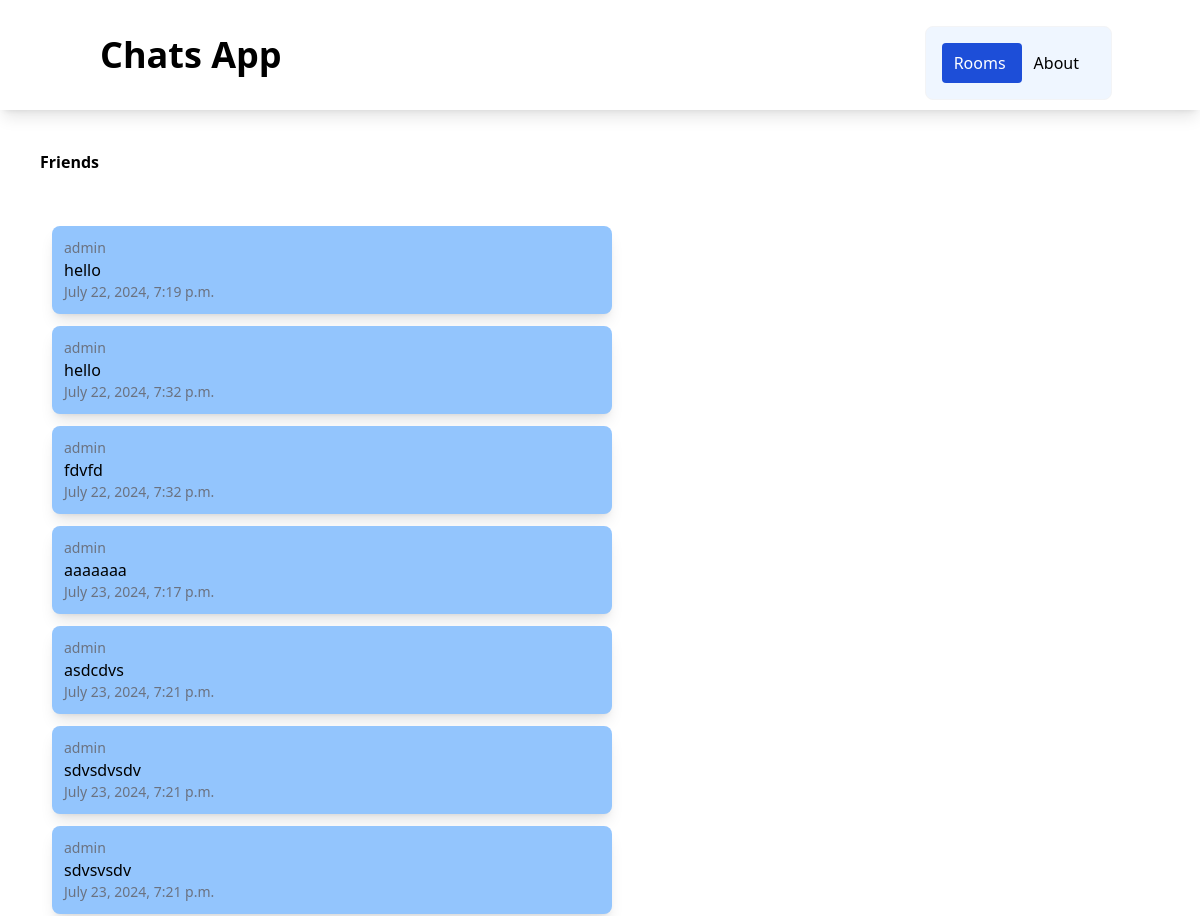
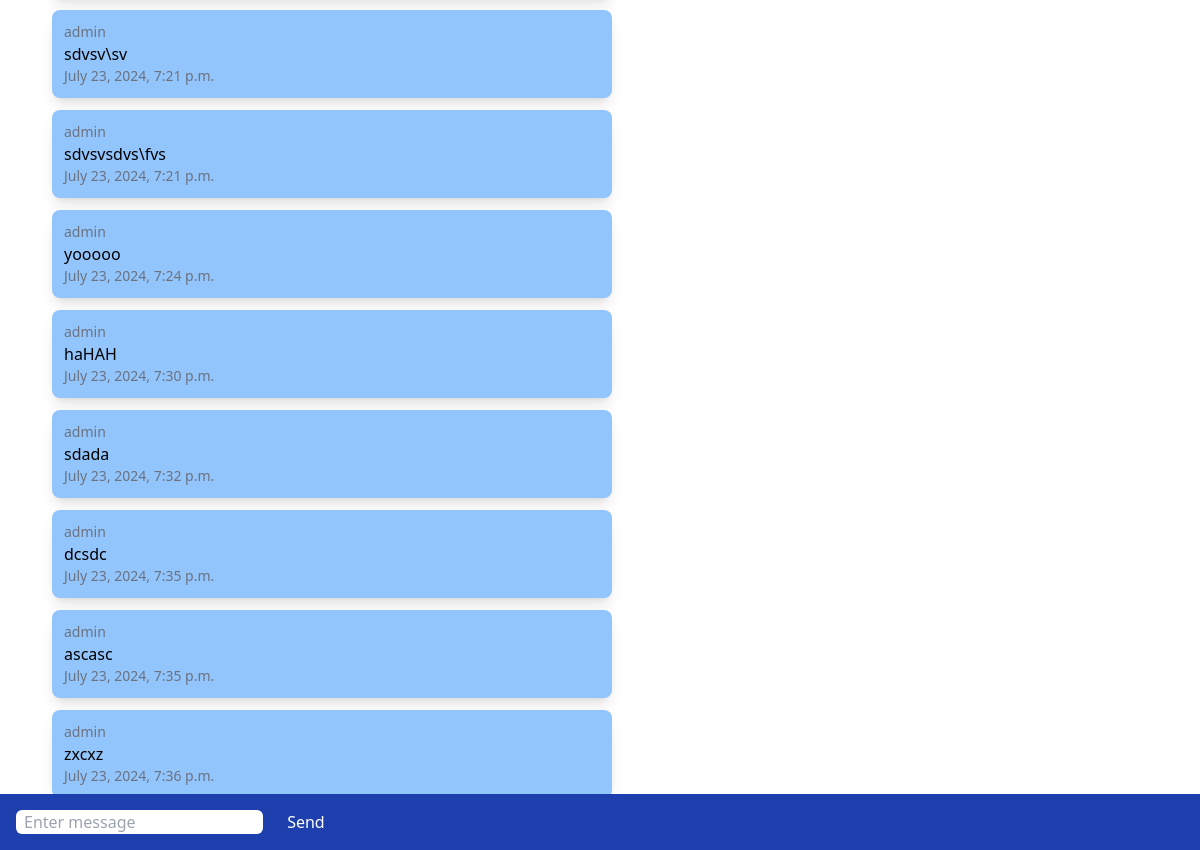
Screenshot of /rooms/friends/ with the database file from the repository (2 pictures, top to bottom).
### chatapp/models.py (models this page shows)
class ChatRoom(models.Model):
    name = models.CharField(max_length=100)
    slug = models.SlugField(unique=True)

class ChatMessage(models.Model):
    user = models.ForeignKey(User, on_delete=models.CASCADE)
    room = models.ForeignKey(ChatRoom, on_delete=models.CASCADE)
    message_content = models.TextField()
    date = models.DateTimeField(auto_now=True)
    class Meta:
        ordering=("date",)

### chatapp/views.py (the view)
# urls.py: path("<slug:slug>/", views.chatroom, name="chatroom")
def chatroom(request, slug):
    chat_room = ChatRoom.objects.get(slug=slug)
    messages = ChatMessage.objects.filter(room=chat_room)[0:30]
    return render(request, "chatapp/room.html", {"chat_room":chat_room, "messages":messages})

### chatapp/templates/chatapp/room.html (shortened to what this page needs)
{% extends "chatapp/base.html" %}
{% block body %}
<div class="m-10 font-bold">
    {{ chat_room.name }}
</div>
<div class="message-container m-10 overflow-auto h-[700p]" id="message-container">
    <div id="chat-messages">
        {% for message in messages %}
        <div class="message shadow-lg p-3 m-3 rounded-lg w-1/2 bg-blue-300">
            <div class="text-sm text-gray-500">
                {{ message.user.username }}
            </div>
                {{ message.message_content }}
            <div class="text-sm text-gray-500">
                {{ message.date }}
            </div>
        </div>
        {% endfor %}
    </div>
</div>
<div class="form-container fixed inset-x-0 bottom-0 bg-blue-800 p-4">
    <form method="post">
        <input class="rounded-md px-2" id="message-input" type="text" name="message" placeholder="Enter message">
        <button class="text-white ml-5" id="send-button" type="submit">Send</button>
    </form>
</div>
{% endblock %}

### chatapp/templates/chatapp/base.html (shortened to what this page needs)
<!DOCTYPE html>
<html lang="en">
<head>
    <script src="https://cdn.tailwindcss.com"></script>
</head>
<body>
    <nav class="shadow-lg px-3 py-2.5">
        <div class="container flex flex-wrap justify-between items-center mx-auto">
            <a class="flex items-center" href="">
                <span class="self-center text-4xl font-semibold">Chats App</span>
            </a>
            <div class="flex space-x-4">
                <ul class="flex flex-row p-4 mt-4 border rounded-lg border-gray-100 bg-blue-50">
                    <li>
                        <a class="block py-2 pl-3 pr-4 rounded bg-blue-700 text-white">Rooms</a>
                    </li>
                    <li>
                        <a class="block py-2 pl-3 pr-4 rounded">About</a>
                    </li>
                </ul>
            </div>
        </div>
    </nav>
    {% block body %}
    {% endblock %}
</body>
</html>

### rows the page displays
ChatRoom: name "Friends"
ChatMessage: user.username "admin", message_content "hello", date "July 22, 2024, 7:19 p.m."
ChatMessage: user.username "admin", message_content "hello", date "July 22, 2024, 7:32 p.m."
ChatMessage: user.username "admin", message_content "fdvfd", date "July 22, 2024, 7:32 p.m."
ChatMessage: user.username "admin", message_content "aaaaaaa", date "July 23, 2024, 7:17 p.m."
ChatMessage: user.username "admin", message_content "asdcdvs", date "July 23, 2024, 7:21 p.m."
ChatMessage: user.username "admin", message_content "sdvsdvsdv", date "July 23, 2024, 7:21 p.m."
ChatMessage: user.username "admin", message_content "sdvsvsdv", date "July 23, 2024, 7:21 p.m."
ChatMessage: user.username "admin", message_content "sdvsv\\sv", date "July 23, 2024, 7:21 p.m."
ChatMessage: user.username "admin", message_content "sdvsvsdvs\\fvs", date "July 23, 2024, 7:21 p.m."
ChatMessage: user.username "admin", message_content "yooooo", date "July 23, 2024, 7:24 p.m."
ChatMessage: user.username "admin", message_content "haHAH", date "July 23, 2024, 7:30 p.m."
ChatMessage: user.username "admin", message_content "sdada", date "July 23, 2024, 7:32 p.m."
ChatMessage: user.username "admin", message_content "dcsdc", date "July 23, 2024, 7:35 p.m."
ChatMessage: user.username "admin", message_content "ascasc", date "July 23, 2024, 7:35 p.m."
ChatMessage: user.username "admin", message_content "zxcxz", date "July 23, 2024, 7:36 p.m."
